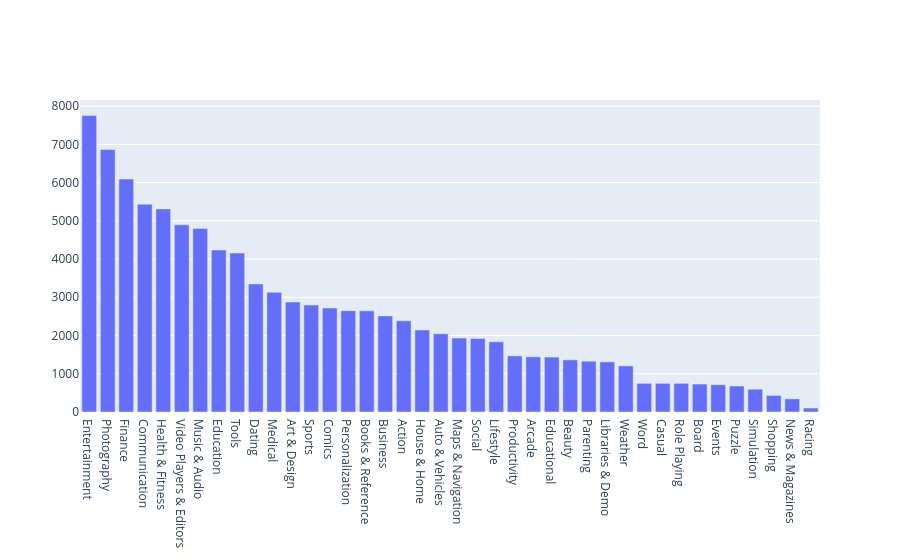

Write notebook code for a chart like this one.
### Code cell
import plotly
plotly.offline.init_notebook_mode(connected=True)
import plotly.graph_objs as go

# Print the total number of unique categories
num_gencat = len(df['genre'].unique())
print('Number of categories = ', num_gencat)

# Count the number of apps in each 'Category' and sort them in descending order
num_apps_in_category = df['genre'].value_counts().sort_values(ascending =False)

data = [go.Bar(
        x = num_apps_in_category.index, # index = category name
        y = num_apps_in_category.values, # value = count
)]

plotly.offline.iplot(data)

### Figure 1 — Plotly figure (JSON) as saved in the notebook; plotly's stock layout.template omitted (floating-point values rounded to 4 significant figures)
{"data": [{"type": "bar", "x": ["Entertainment", "Photography", "Finance", "Communication", "Health & Fitness", "Video Players & Editors", "Music & Audio", "Education", "Tools", "Dating", "Medical", "Art & Design", "Sports", "Comics", "Personalization", "Books & Reference", "Business", "Action", "House & Home", "Auto & Vehicles", "Maps & Navigation", "Social", "Lifestyle", "Productivity", "Arcade", "Educational", "Beauty", "Parenting", "Libraries & Demo", "Weather", "Word", "Casual", "Role Playing", "Board", "Events", "Puzzle", "Simulation", "Shopping", "News & Magazines", "Racing"], "y": [7752, 6864, 6092, 5435, 5311, 4895, 4802, 4237, 4157, 3349, 3130, 2875, 2797, 2720, 2651, 2645, 2514, 2384, 2147, 2047, 1934, 1922, 1835, 1468, 1444, 1437, 1364, 1329, 1311, 1207, 750, 750, 750, 731, 713, 680, 596, 434, 344, 105]}], "layout": {}}
